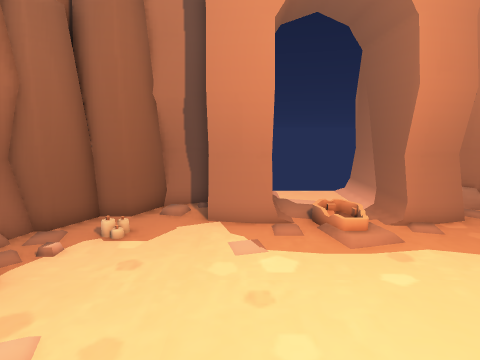
View 1 (above)

17 first-person views from a walk through a Unity game level. The camera is 1.4 m above the floor, tilts 10° down and sees 80° across. The floor is counted in squares, 0.5 m on a side. Each view is taken from the middle of a square. On the plan, view 1 faces up. The plan holds only what a view shows up to about 20 squares ahead; the rest is blank. The place goes on beyond the plan. The player is left out.

View 2
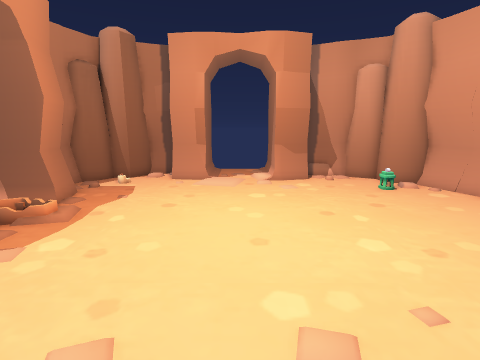

View 3
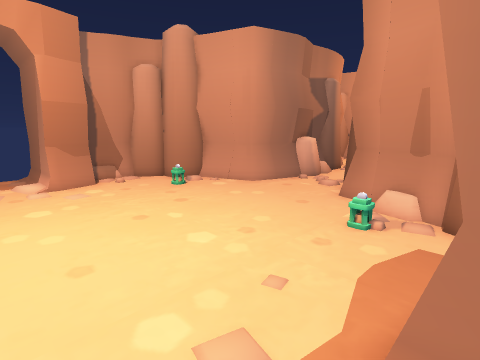

View 4
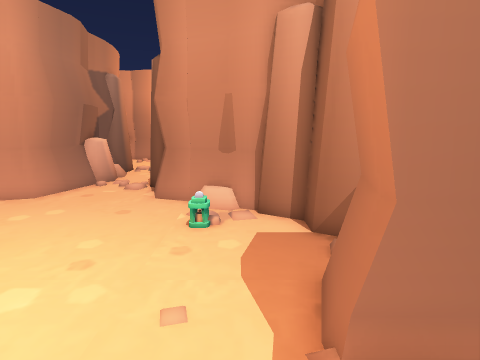

View 5
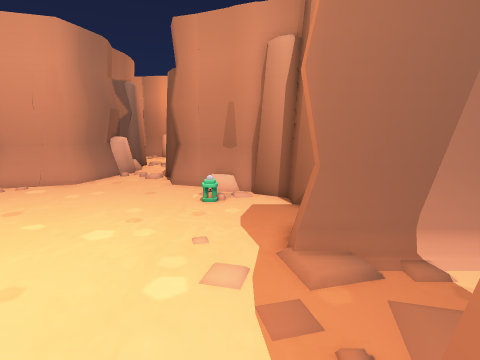

View 6
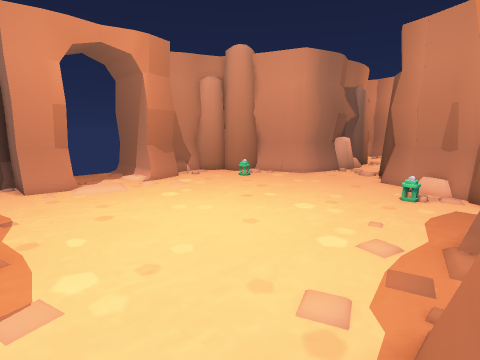

View 7
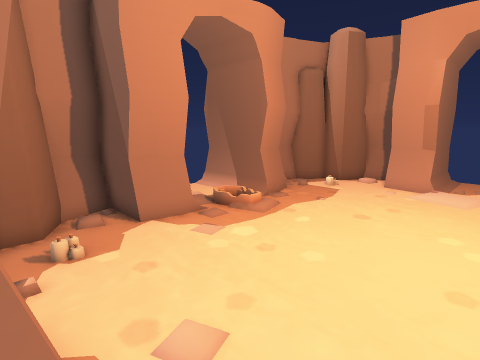

View 8
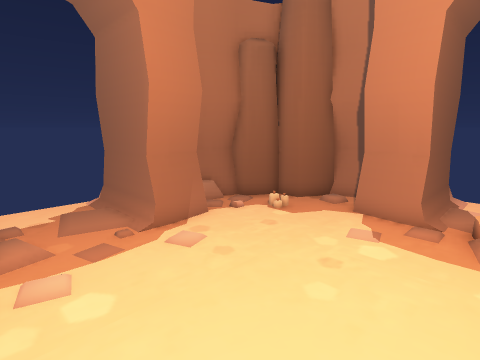

View 9
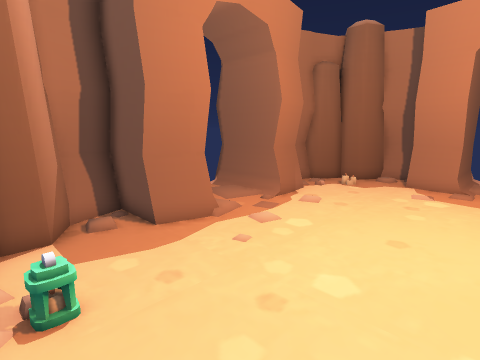

View 10
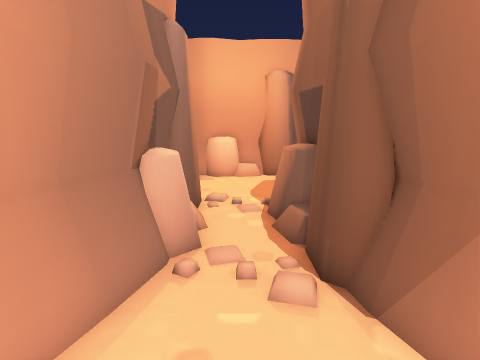

View 11
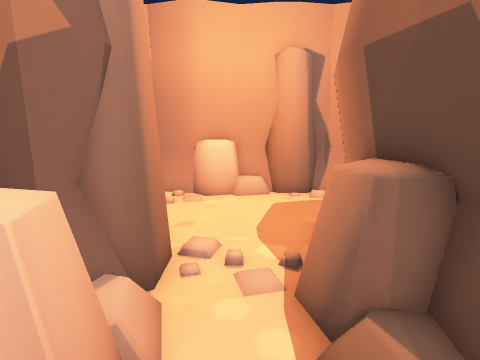

View 12
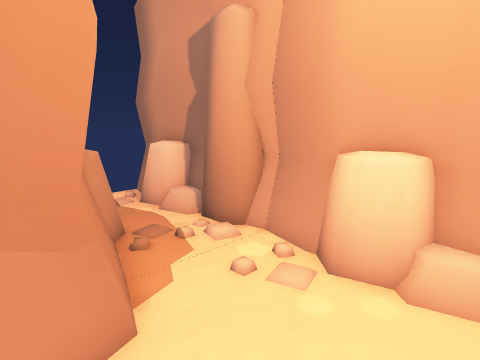

View 13
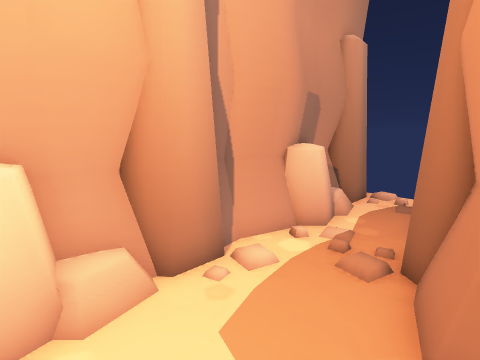

View 14
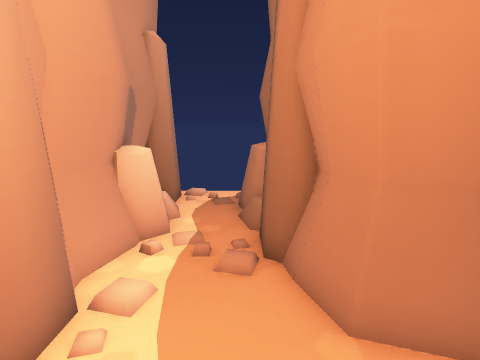

View 15
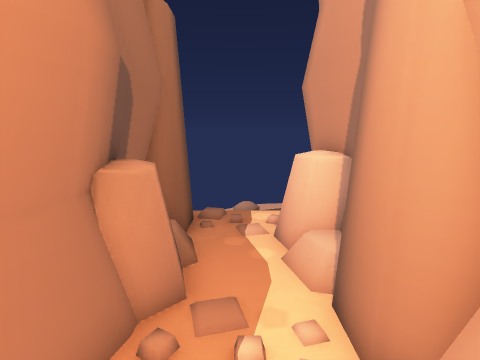

View 16
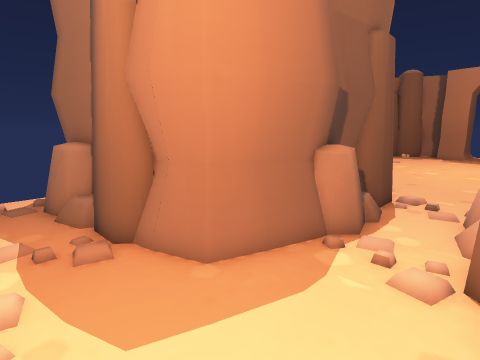

View 17
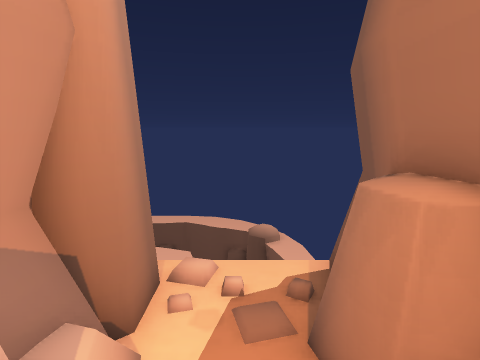

### Floor plan
Key: @ floor where view 1 was taken; # wall or solid block; x gap in a wall; . floor; / step, stairs or slope; = window, fence, low wall or low ledge; v drop or lower ground; O other object.
Columns run from 9 left of view 1 to 15 right of it. Each row starts with its distance up from view 1.
 13               #
 12           #...#
 11       ### #...#
 10      ##.###...# ####
  9     ###.###. .###..##
  8    ##....... .##....##
  7    #......../.......###
  6    #..................#
  5    ##...............###
  4     #...............##
  3 #####...............####
  2  .......................
  1  .......................
  0  ........@..............
 -1  #####.............######
 -2    ###.............##
 -3   ###...............##
 -4   #..................#
 -5   ###................#
 -6    ##../.........O..##
 -7     ##............ ##
 -8      ##...........##
 -9       ####......###
-10         ###....###
-11          ##...##
-12           #...#
-13           #...#
-14           ##.=#
-15           #=.=#
-16           #=.##
-17           #...#
-18           #...#
-19          ##...##
-20 v      ####....##
-21 x########.......########
-22 v..==#............=#....v
-23 v.......................v
-24 v..#==.....#==.......#=.v
-25  ########################
-26                      #  v

Positions as (right, up) in squares from view 1, and headings:
1: (0, 0), facing up
2: (-6, 1), facing right
3: (-5, 2), facing down-right
4: (-3, 2), facing down
5: (-3, 5), facing down
6: (-5, 7), facing down-right
7: (-5, 0), facing up-right
8: (3, -1), facing up-left
9: (3, -7), facing up-left
10: (3, -7), facing down
11: (3, -12), facing down
12: (2, -19), facing down-right
13: (4, -20), facing down-left
14: (4, -22), facing left
15: (5, -23), facing right
16: (5, -24), facing up-left
17: (-3, -23), facing left
